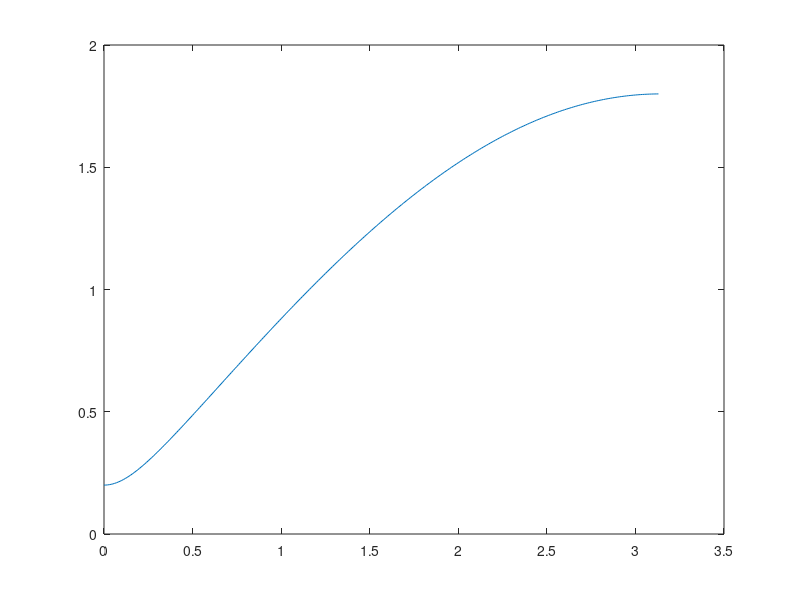

Write MATLAB code to recreate this figure.
close all
clear all

a1 = 0.8;
step = 0.01; 			 #ci da il campion
W = [0:step:pi-step] ;		 # da 0 a ny
Z = exp(i*W); 		#abbiamo tanti z, vettore di z, i numero immaginario puro
H = abs(1-(a1*(1./Z))); 		#H di Omega
plot(W, H) ; 